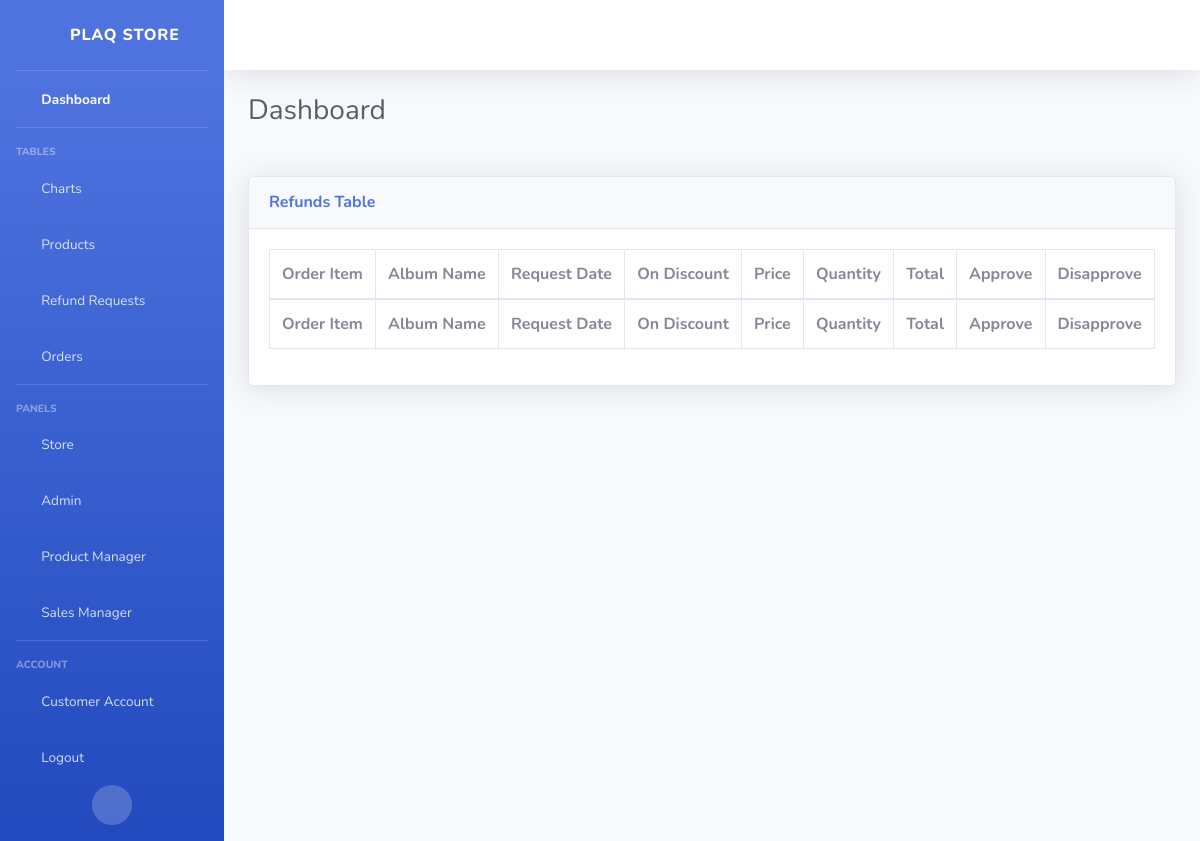
The page /refunds/ (signed in) on the database as committed earlier.
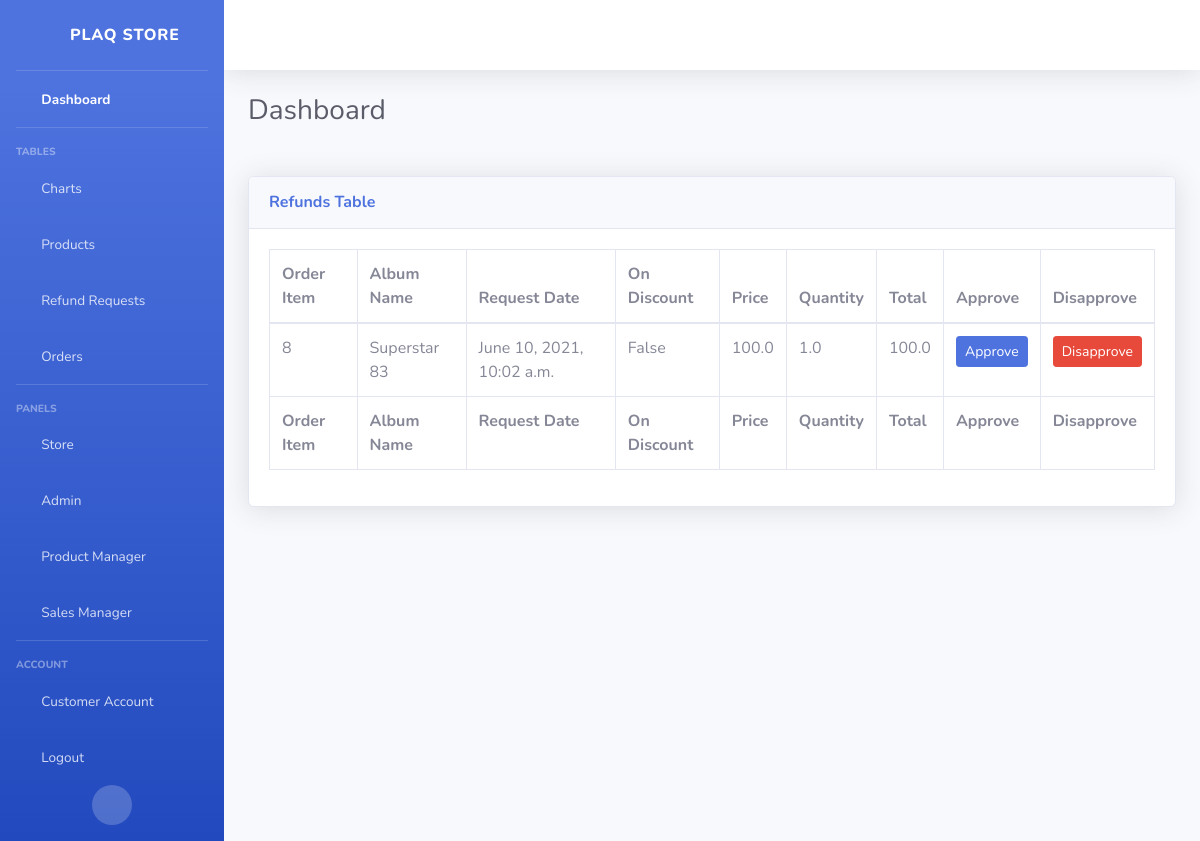
The same page on the database as committed later.
### store/models.py (models this page shows, shortened)
class Refund(models.Model):
    class Approval(models.IntegerChoices):
        PENDING = 1
        APPROVED = 2
        DISAPPROVED = 3
    order_item = models.ForeignKey(OrderItem, on_delete=models.SET_NULL, null=True)
    approval = models.IntegerField(choices=Approval.choices, default=1)
    onDiscount = models.BooleanField(default= False)
    price = models.FloatField(default=0, null=True, blank=True)
    quantity = models.FloatField(default=0, null=True, blank=True)
    total = models.FloatField(default=0, null=True, blank=True)
    request_date = models.DateTimeField(auto_now_add=True)

class OrderItem(models.Model):
    product = models.ForeignKey(Product, on_delete=models.SET_NULL, null=True, related_name='rating')
    order = models.ForeignKey(Order, on_delete=models.SET_NULL, null=True)
    quantity = models.IntegerField(default=0, null=True, blank=True)
    date_added = models.DateTimeField(auto_now_add=True)
    refund_request = models.BooleanField(default=False, null=True)
    rating = models.IntegerField(default=0, null=True,
        validators=[
            MaxValueValidator(5),
            MinValueValidator(0),
        ]
        )
    def __str__(self):
        return str(self.id)

class Product(models.Model):
    model_no = models.CharField(max_length=200, blank=True, null=True)
    album_name = models.CharField(max_length=200, blank=False)
    artist_name = models.CharField(max_length=200, blank=False)
    description = models.CharField(max_length=500, blank=True, null=True)
    genre = models.CharField(max_length=200, blank=True, null=True)
    warranty = models.CharField(max_length=200, blank=True, null=True)
    distributor = models.CharField(max_length=200, blank=True, null=True)
    price = models.FloatField()
    stock = models.IntegerField(default=0, null=True, blank=True)
    onDiscount = models.BooleanField(default= False)
    image = models.ImageField(blank=True, null=True)

### mysite/decorators.py (the view)
    def wrapper_func(request, *args, **kwargs):
        group_list = []
        user = request.user
        for groups in user.groups.all():
            group_list.append(groups.name)
        if 'sales manager' in group_list:
            return view_func(request, *args, **kwargs)
        else:
            return redirect('store')

### sales_manager/views.py (called while the page is built)
@sales_manager
def refund(request):
    refunds = Refund.objects.filter(approval=1)
    context={'refunds': refunds}
    return render(request, "sales_manager/refunds.html", context)

### sales_manager/templates/sales_manager/refunds.html
{% include 'sales_manager/sales_manager_base.html' %}
{% load static %}
{%block content%}
<div class="card shadow mb-4">
    <div class="card-header py-3">
        <h6 class="m-0 font-weight-bold text-primary">Refunds Table</h6>
    </div>
    <div class="card-body">
        <div class="table-responsive">
            <table class="table table-bordered" id="dataTable" width="100%" cellspacing="0">
                <thead>
                    <tr>
                        <th>Order Item</th>
                        <th>Album Name</th>
                        <th>Request Date</th>
                        <th>On Discount</th>
                        <th>Price</th>
                        <th>Quantity</th>
                        <th>Total</th>
                        <th>Approve</th>
                        <th>Disapprove</th>
                    </tr>
                </thead>
                <tfoot>
                    <tr>
                        <th>Order Item</th>
                        <th>Album Name</th>
                        <th>Request Date</th>
                        <th>On Discount</th>
                        <th>Price</th>
                        <th>Quantity</th>
                        <th>Total</th>
                        <th>Approve</th>
                        <th>Disapprove</th>
                    </tr>
                </tfoot>
                {% for refund in refunds %}
                <tbody>
                    <tr>
                        <td>{{refund.order_item}}</td>
                        <td>{{refund.order_item.product.album_name}}</td>
                        <td>{{refund.request_date}}</td>
                        <td>{{refund.onDiscount}}</td>
                        <td>{{refund.price}}</td>
                        <td>{{refund.quantity}}</td>
                        <td>{{refund.total}}</td>
                        <td><a class="btn btn-sm btn-primary" href="{% url 'approve-refund' refund.id %}">Approve</a></td>
                        <td><a class="btn btn-sm btn-danger" href="{% url 'disapprove-refund' refund.id %}">Disapprove</a></td>
                    </tr>
                    {% endfor %}
                </tbody>
            </table>
        </div>
    </div>
</div>
{%endblock content %}

### sales_manager/templates/sales_manager/sales_manager_base.html (shortened to what this page needs)
<!DOCTYPE html>
<html lang="en">
{%load static %}
<head>
    <link href="{% static 'vendor/fontawesome-free/css/all.min.css' %}" rel="stylesheet" type="text/css">
    <link href="{% static 'css/sb-admin-2.min.css' %}" rel="stylesheet">
</head>
<body id="page-top">
    <div id="wrapper">
        <ul class="navbar-nav bg-gradient-primary sidebar sidebar-dark accordion" id="accordionSidebar">
            <a class="sidebar-brand d-flex align-items-center justify-content-center" href="/product-manager">
                <div class="sidebar-brand-icon rotate-n-15">
                    <i class="fas fa-laugh-wink"></i>
                </div>
                <div class="sidebar-brand-text mx-3">PLAQ Store</div>
            </a>
            <hr class="sidebar-divider my-0">
            <li class="nav-item active">
                <a class="nav-link" href="/sales-manager">
                    <i class="fas fa-fw fa-tachometer-alt"></i>
                    <span>Dashboard</span></a>
            </li>
            <hr class="sidebar-divider">
            <div class="sidebar-heading">
                Tables
            </div>
            <li class="nav-item">
                <a class="nav-link" href="/chart">
                    <i class="fas fa-fw fa-chart-area"></i>
                    <span>Charts</span></a>
            </li>
            <li class="nav-item">
                <a class="nav-link" href="/sales-manager">
                    <i class="fas fa-fw fa-table"></i>
                    <span>Products</span></a>
            </li>
            <li class="nav-item">
                <a class="nav-link" href="/refunds">
                    <i class="fas fa-fw fa-table"></i>
                    <span>Refund Requests</span></a>
            </li>
            <li class="nav-item">
                <a class="nav-link" href="/sales-orders">
                    <i class="fas fa-fw fa-table"></i>
                    <span>Orders</span></a>
            </li>
            <hr class="sidebar-divider d-none d-md-block">
            <div class="sidebar-heading">
                Panels
            </div>
            <li class="nav-item">
                <a class="nav-link" href="/">
                    <i class="fas fa-fw fa-cart-arrow-down"></i>
                    <span>Store</span></a>
            </li>
            {% if user.is_superuser%}
            <li class="nav-item">
                <a class="nav-link" href="#">
                    <i class="fas fa-fw fa-user-shield"></i>
                    <span>Admin</span></a>
            </li>
            {% endif%}
            {% for group in user.groups.all %}
                {% if group.name == 'product manager' %}
                    <li class="nav-item">
                        <a class="nav-link" href="/product-manager">
                            <i class="fas fa-fw fa-box-open"></i>
                            <span>Product Manager</span></a>
                    </li>
                {%elif group.name == 'sales manager' %}
                    <li class="nav-item">
                        <a class="nav-link" href="/sales-manager">
                            <i class="fas fa-fw fa-cash-register"></i>
                            <span>Sales Manager</span></a>
                    </li>
                {%endif%}
            {%endfor%}
            <hr class="sidebar-divider d-none d-md-block">
            <div class="sidebar-heading">
                Account
            </div>
            <li class="nav-item">
                <a class="nav-link" href="/account">
                    <i class="fas fa-fw fa-address-card"></i>
                    <span>Customer Account</span></a>
            </li>
            <li class="nav-item">
                <a class="nav-link" href="/logout">
                    <i class="fas fa-fw fa-sign-out-alt"></i>
                    <span>Logout</span></a>
            </li>
            <div class="text-center d-none d-md-inline">
                <button class="rounded-circle border-0" id="sidebarToggle"></button>
            </div>
        </ul>
        <div id="content-wrapper" class="d-flex flex-column">
            <div id="content">
                <nav class="navbar navbar-expand navbar-light bg-white topbar mb-4 static-top shadow">
                </nav>
                <div class="container-fluid">
                    <div class="d-sm-flex align-items-center justify-content-between mb-4">
                        <h1 class="h3 mb-0 text-gray-800">Dashboard</h1>
                    </div>
                    <div class="row">
                    <div class="row">
        </div>
    </div>
</body>
</html>

Rows that differ between the two databases and show on the page:
added Refund: order_item "8", order_item.product.album_name "Superstar 83", request_date "June 10, 2021, 10:02 a.m.", onDiscount "False", price "100.0", quantity "1.0", total "100.0"
